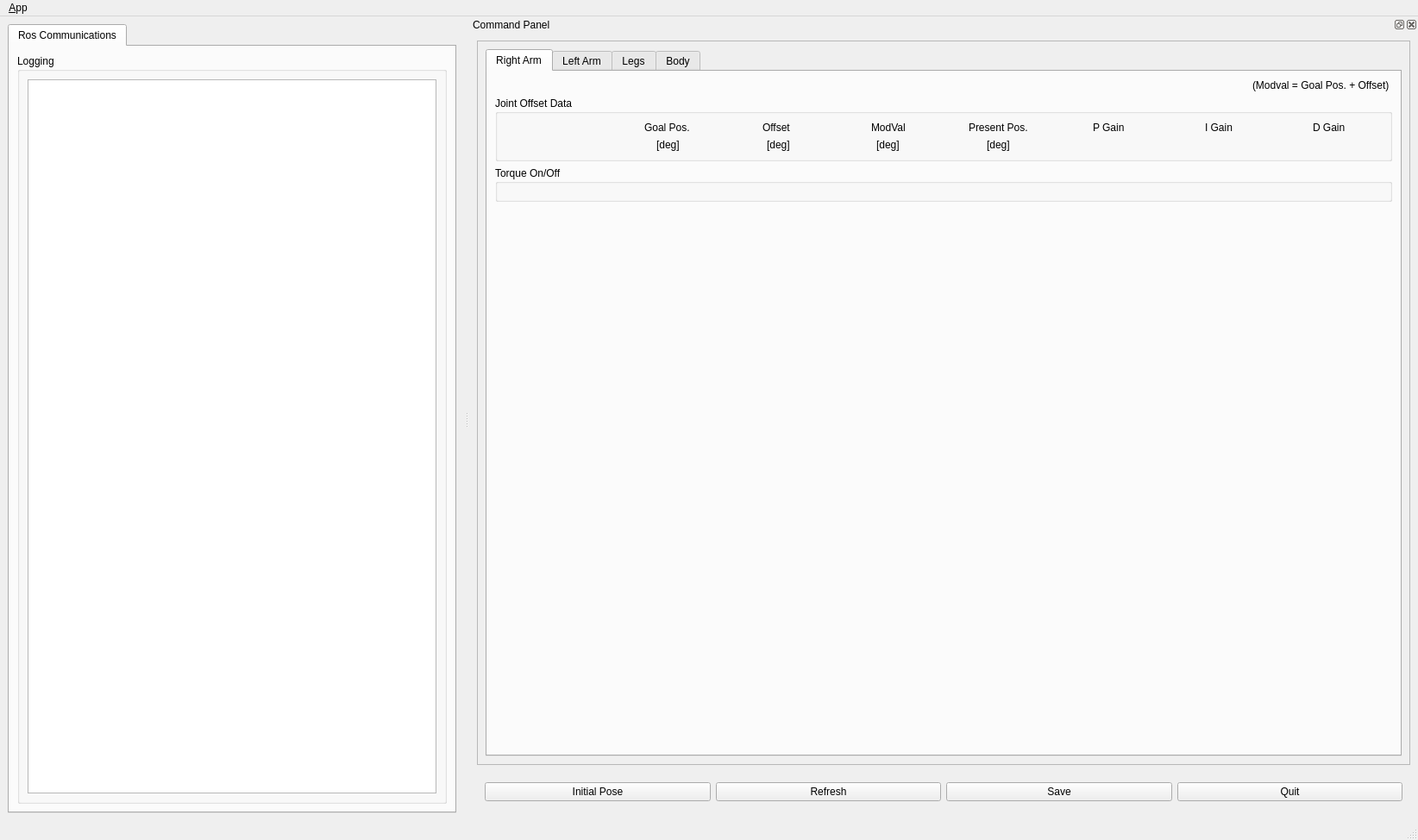
<?xml version="1.0" encoding="UTF-8"?>
<ui version="4.0">
 <class>MainWindowDesign</class>
 <widget class="QMainWindow" name="MainWindowDesign">
  <property name="geometry">
   <rect>
    <x>0</x>
    <y>0</y>
    <width>1644</width>
    <height>974</height>
   </rect>
  </property>
  <property name="sizePolicy">
   <sizepolicy hsizetype="Expanding" vsizetype="Expanding">
    <horstretch>0</horstretch>
    <verstretch>0</verstretch>
   </sizepolicy>
  </property>
  <property name="windowTitle">
   <string>Offset Tuner Client</string>
  </property>
  <property name="windowIcon">
   <iconset resource="../resources/images.qrc">
    <normaloff>:/images/icon.png</normaloff>:/images/icon.png</iconset>
  </property>
  <property name="locale">
   <locale language="English" country="Australia"/>
  </property>
  <widget class="QWidget" name="centralwidget">
   <layout class="QHBoxLayout" name="horizontalLayout_3">
    <item>
     <widget class="QTabWidget" name="tab_manager">
      <property name="sizePolicy">
       <sizepolicy hsizetype="Minimum" vsizetype="Preferred">
        <horstretch>0</horstretch>
        <verstretch>0</verstretch>
       </sizepolicy>
      </property>
      <property name="minimumSize">
       <size>
        <width>500</width>
        <height>0</height>
       </size>
      </property>
      <property name="maximumSize">
       <size>
        <width>16777215</width>
        <height>1000</height>
       </size>
      </property>
      <property name="locale">
       <locale language="English" country="Australia"/>
      </property>
      <property name="currentIndex">
       <number>0</number>
      </property>
      <widget class="QWidget" name="tab_status">
       <attribute name="title">
        <string>Ros Communications</string>
       </attribute>
       <layout class="QVBoxLayout" name="verticalLayout_2">
        <item>
         <widget class="QGroupBox" name="logging_groupBox">
          <property name="sizePolicy">
           <sizepolicy hsizetype="MinimumExpanding" vsizetype="Preferred">
            <horstretch>0</horstretch>
            <verstretch>0</verstretch>
           </sizepolicy>
          </property>
          <property name="title">
           <string>Logging</string>
          </property>
          <layout class="QGridLayout" name="gridLayout_3">
           <item row="0" column="0">
            <widget class="QListView" name="view_logging"/>
           </item>
          </layout>
         </widget>
        </item>
       </layout>
      </widget>
     </widget>
    </item>
   </layout>
  </widget>
  <widget class="QMenuBar" name="menubar">
   <property name="geometry">
    <rect>
     <x>0</x>
     <y>0</y>
     <width>1644</width>
     <height>25</height>
    </rect>
   </property>
   <widget class="QMenu" name="menu_File">
    <property name="title">
     <string>&amp;App</string>
    </property>
    <addaction name="action_Preferences"/>
    <addaction name="separator"/>
    <addaction name="actionAbout"/>
    <addaction name="actionAbout_Qt"/>
    <addaction name="separator"/>
    <addaction name="action_Quit"/>
   </widget>
   <addaction name="menu_File"/>
  </widget>
  <widget class="QStatusBar" name="statusbar"/>
  <widget class="QDockWidget" name="dock_status">
   <property name="sizePolicy">
    <sizepolicy hsizetype="Minimum" vsizetype="Preferred">
     <horstretch>0</horstretch>
     <verstretch>0</verstretch>
    </sizepolicy>
   </property>
   <property name="minimumSize">
    <size>
     <width>1100</width>
     <height>878</height>
    </size>
   </property>
   <property name="allowedAreas">
    <set>Qt::RightDockWidgetArea</set>
   </property>
   <property name="windowTitle">
    <string>Command Panel</string>
   </property>
   <attribute name="dockWidgetArea">
    <number>2</number>
   </attribute>
   <widget class="QWidget" name="dockWidgetContents_2">
    <property name="sizePolicy">
     <sizepolicy hsizetype="Minimum" vsizetype="Preferred">
      <horstretch>0</horstretch>
      <verstretch>0</verstretch>
     </sizepolicy>
    </property>
    <layout class="QVBoxLayout" name="verticalLayout">
     <item>
      <widget class="QFrame" name="frame">
       <property name="sizePolicy">
        <sizepolicy hsizetype="Minimum" vsizetype="Minimum">
         <horstretch>0</horstretch>
         <verstretch>0</verstretch>
        </sizepolicy>
       </property>
       <property name="maximumSize">
        <size>
         <width>16777215</width>
         <height>1000</height>
        </size>
       </property>
       <property name="frameShape">
        <enum>QFrame::StyledPanel</enum>
       </property>
       <property name="frameShadow">
        <enum>QFrame::Raised</enum>
       </property>
       <layout class="QVBoxLayout" name="verticalLayout_3">
        <item>
         <widget class="QTabWidget" name="tab">
          <property name="sizePolicy">
           <sizepolicy hsizetype="Minimum" vsizetype="Minimum">
            <horstretch>0</horstretch>
            <verstretch>0</verstretch>
           </sizepolicy>
          </property>
          <property name="minimumSize">
           <size>
            <width>0</width>
            <height>0</height>
           </size>
          </property>
          <property name="maximumSize">
           <size>
            <width>16777215</width>
            <height>3000</height>
           </size>
          </property>
          <property name="currentIndex">
           <number>0</number>
          </property>
          <widget class="QWidget" name="right_arm_tab">
           <attribute name="title">
            <string>Right Arm</string>
           </attribute>
           <layout class="QVBoxLayout" name="verticalLayout_4">
            <item alignment="Qt::AlignRight">
             <widget class="QLabel" name="right_arm_modval">
              <property name="maximumSize">
               <size>
                <width>16777215</width>
                <height>20</height>
               </size>
              </property>
              <property name="text">
               <string>(Modval = Goal Pos. + Offset) </string>
              </property>
             </widget>
            </item>
            <item>
             <widget class="QGroupBox" name="right_arm_group">
              <property name="sizePolicy">
               <sizepolicy hsizetype="Minimum" vsizetype="Minimum">
                <horstretch>0</horstretch>
                <verstretch>0</verstretch>
               </sizepolicy>
              </property>
              <property name="maximumSize">
               <size>
                <width>16777215</width>
                <height>350</height>
               </size>
              </property>
              <property name="title">
               <string>Joint Offset Data</string>
              </property>
              <layout class="QGridLayout" name="gridLayout">
               <item row="1" column="4" alignment="Qt::AlignHCenter">
                <widget class="QLabel" name="r_arm_present_pos">
                 <property name="text">
                  <string>Present Pos.</string>
                 </property>
                </widget>
               </item>
               <item row="2" column="2" alignment="Qt::AlignHCenter">
                <widget class="QLabel" name="r_arm_deg_2">
                 <property name="text">
                  <string>[deg]</string>
                 </property>
                </widget>
               </item>
               <item row="1" column="3" alignment="Qt::AlignHCenter">
                <widget class="QLabel" name="r_arm_modval">
                 <property name="text">
                  <string>ModVal</string>
                 </property>
                </widget>
               </item>
               <item row="1" column="2" alignment="Qt::AlignHCenter">
                <widget class="QLabel" name="r_arm_offset">
                 <property name="text">
                  <string>Offset </string>
                 </property>
                </widget>
               </item>
               <item row="2" column="4" alignment="Qt::AlignHCenter">
                <widget class="QLabel" name="r_arm_deg_4">
                 <property name="text">
                  <string>[deg]</string>
                 </property>
                </widget>
               </item>
               <item row="2" column="3" alignment="Qt::AlignHCenter">
                <widget class="QLabel" name="r_arm_deg_3">
                 <property name="text">
                  <string>[deg]</string>
                 </property>
                </widget>
               </item>
               <item row="1" column="7" alignment="Qt::AlignHCenter">
                <widget class="QLabel" name="r_arm_d_gain">
                 <property name="text">
                  <string>D Gain</string>
                 </property>
                </widget>
               </item>
               <item row="1" column="5" alignment="Qt::AlignHCenter">
                <widget class="QLabel" name="r_arm_p_gain">
                 <property name="text">
                  <string>P Gain</string>
                 </property>
                </widget>
               </item>
               <item row="1" column="6" alignment="Qt::AlignHCenter">
                <widget class="QLabel" name="r_arm_i_gain">
                 <property name="text">
                  <string>I Gain</string>
                 </property>
                </widget>
               </item>
               <item row="1" column="1" alignment="Qt::AlignHCenter">
                <widget class="QLabel" name="r_arm_goal_pos">
                 <property name="text">
                  <string>Goal Pos. </string>
                 </property>
                </widget>
               </item>
               <item row="2" column="1" alignment="Qt::AlignHCenter|Qt::AlignBottom">
                <widget class="QLabel" name="r_arm_deg_1">
                 <property name="text">
                  <string>[deg]</string>
                 </property>
                </widget>
               </item>
               <item row="1" column="0">
                <widget class="QLabel" name="label">
                 <property name="text">
                  <string/>
                 </property>
                </widget>
               </item>
               <item row="2" column="0">
                <widget class="QLabel" name="label_2">
                 <property name="text">
                  <string/>
                 </property>
                </widget>
               </item>
              </layout>
             </widget>
            </item>
            <item>
             <widget class="QGroupBox" name="right_arm_torque">
              <property name="sizePolicy">
               <sizepolicy hsizetype="Preferred" vsizetype="Preferred">
                <horstretch>0</horstretch>
                <verstretch>0</verstretch>
               </sizepolicy>
              </property>
              <property name="maximumSize">
               <size>
                <width>2100</width>
                <height>200</height>
               </size>
              </property>
              <property name="title">
               <string>Torque On/Off</string>
              </property>
              <layout class="QGridLayout" name="gridLayout_2"/>
             </widget>
            </item>
            <item>
             <spacer name="verticalSpacer">
              <property name="orientation">
               <enum>Qt::Vertical</enum>
              </property>
              <property name="sizeHint" stdset="0">
               <size>
                <width>20</width>
                <height>40</height>
               </size>
              </property>
             </spacer>
            </item>
           </layout>
          </widget>
          <widget class="QWidget" name="left_arm_tab">
           <attribute name="title">
            <string>Left Arm</string>
           </attribute>
           <layout class="QVBoxLayout" name="verticalLayout_5">
            <item alignment="Qt::AlignRight">
             <widget class="QLabel" name="left_arm_modval">
              <property name="text">
               <string>(Modval = Goal Pos. + Offset) </string>
              </property>
             </widget>
            </item>
            <item>
             <widget class="QGroupBox" name="left_arm_group">
              <property name="sizePolicy">
               <sizepolicy hsizetype="Minimum" vsizetype="Minimum">
                <horstretch>0</horstretch>
                <verstretch>0</verstretch>
               </sizepolicy>
              </property>
              <property name="maximumSize">
               <size>
                <width>16777215</width>
                <height>350</height>
               </size>
              </property>
              <property name="title">
               <string>Joint Offset Data</string>
              </property>
              <layout class="QGridLayout" name="gridLayout_4">
               <item row="0" column="6" alignment="Qt::AlignHCenter">
                <widget class="QLabel" name="l_arm_i_gain">
                 <property name="text">
                  <string>I Gain</string>
                 </property>
                </widget>
               </item>
               <item row="0" column="4" alignment="Qt::AlignHCenter">
                <widget class="QLabel" name="l_arm_present_pos">
                 <property name="text">
                  <string>Present Pos.</string>
                 </property>
                </widget>
               </item>
               <item row="0" column="1" alignment="Qt::AlignHCenter">
                <widget class="QLabel" name="l_arm_goal_pos">
                 <property name="text">
                  <string>Goal Pos.</string>
                 </property>
                </widget>
               </item>
               <item row="0" column="3" alignment="Qt::AlignHCenter">
                <widget class="QLabel" name="l_arm_modval">
                 <property name="text">
                  <string>ModVal</string>
                 </property>
                </widget>
               </item>
               <item row="0" column="5" alignment="Qt::AlignHCenter">
                <widget class="QLabel" name="l_arm_p_gain">
                 <property name="text">
                  <string>P Gain</string>
                 </property>
                </widget>
               </item>
               <item row="1" column="1" alignment="Qt::AlignHCenter">
                <widget class="QLabel" name="l_arm_deg_1">
                 <property name="text">
                  <string>[deg]</string>
                 </property>
                </widget>
               </item>
               <item row="0" column="2" alignment="Qt::AlignHCenter">
                <widget class="QLabel" name="l_arm_offset">
                 <property name="text">
                  <string>Offset</string>
                 </property>
                </widget>
               </item>
               <item row="1" column="4" alignment="Qt::AlignHCenter">
                <widget class="QLabel" name="l_arm_deg_4">
                 <property name="text">
                  <string>[deg]</string>
                 </property>
                </widget>
               </item>
               <item row="1" column="3" alignment="Qt::AlignHCenter">
                <widget class="QLabel" name="l_arm_deg_3">
                 <property name="text">
                  <string>[deg]</string>
                 </property>
                </widget>
               </item>
               <item row="1" column="2" alignment="Qt::AlignHCenter">
                <widget class="QLabel" name="l_arm_deg_2">
                 <property name="text">
                  <string>[deg]</string>
                 </property>
                </widget>
               </item>
               <item row="0" column="7" alignment="Qt::AlignHCenter">
                <widget class="QLabel" name="l_arm_d_gain">
                 <property name="text">
                  <string>D Gain</string>
                 </property>
                </widget>
               </item>
               <item row="1" column="0">
                <widget class="QLabel" name="label_4">
                 <property name="text">
                  <string/>
                 </property>
                </widget>
               </item>
               <item row="0" column="0">
                <widget class="QLabel" name="label_3">
                 <property name="text">
                  <string/>
                 </property>
                </widget>
               </item>
              </layout>
             </widget>
            </item>
            <item>
             <widget class="QGroupBox" name="left_arm_torque">
              <property name="maximumSize">
               <size>
                <width>2000</width>
                <height>150</height>
               </size>
              </property>
              <property name="title">
               <string>Torque On/Off</string>
              </property>
              <layout class="QGridLayout" name="gridLayout_5"/>
             </widget>
            </item>
            <item>
             <spacer name="verticalSpacer_2">
              <property name="orientation">
               <enum>Qt::Vertical</enum>
              </property>
              <property name="sizeHint" stdset="0">
               <size>
                <width>20</width>
                <height>40</height>
               </size>
              </property>
             </spacer>
            </item>
           </layout>
          </widget>
          <widget class="QWidget" name="leg_tab">
           <attribute name="title">
            <string>Legs</string>
           </attribute>
           <layout class="QGridLayout" name="gridLayout_6">
            <item row="0" column="0" alignment="Qt::AlignRight">
             <widget class="QLabel" name="leg_modval">
              <property name="text">
               <string>(Modval = Goal Pos. + Offset) </string>
              </property>
             </widget>
            </item>
            <item row="3" column="0">
             <spacer name="verticalSpacer_3">
              <property name="orientation">
               <enum>Qt::Vertical</enum>
              </property>
              <property name="sizeHint" stdset="0">
               <size>
                <width>20</width>
                <height>40</height>
               </size>
              </property>
             </spacer>
            </item>
            <item row="1" column="0">
             <widget class="QGroupBox" name="leg_group">
              <property name="title">
               <string>Joint Offset Data</string>
              </property>
              <layout class="QGridLayout" name="gridLayout_7">
               <item row="1" column="4" alignment="Qt::AlignHCenter">
                <widget class="QLabel" name="leg_deg_4">
                 <property name="text">
                  <string>[deg]</string>
                 </property>
                </widget>
               </item>
               <item row="0" column="3" alignment="Qt::AlignHCenter">
                <widget class="QLabel" name="leg_modval_2">
                 <property name="text">
                  <string>Modval</string>
                 </property>
                </widget>
               </item>
               <item row="0" column="2" alignment="Qt::AlignHCenter">
                <widget class="QLabel" name="leg_offset">
                 <property name="text">
                  <string>Offset</string>
                 </property>
                </widget>
               </item>
               <item row="1" column="3" alignment="Qt::AlignHCenter">
                <widget class="QLabel" name="leg_deg_3">
                 <property name="text">
                  <string>[deg]</string>
                 </property>
                </widget>
               </item>
               <item row="0" column="5" alignment="Qt::AlignHCenter">
                <widget class="QLabel" name="leg_p_gain">
                 <property name="text">
                  <string>P Gain</string>
                 </property>
                </widget>
               </item>
               <item row="1" column="2" alignment="Qt::AlignHCenter">
                <widget class="QLabel" name="leg_deg_2">
                 <property name="text">
                  <string>[deg]</string>
                 </property>
                </widget>
               </item>
               <item row="0" column="6" alignment="Qt::AlignHCenter">
                <widget class="QLabel" name="leg_i_gain">
                 <property name="text">
                  <string>I Gain</string>
                 </property>
                </widget>
               </item>
               <item row="1" column="1" alignment="Qt::AlignHCenter">
                <widget class="QLabel" name="leg_deg_1">
                 <property name="text">
                  <string>[deg]</string>
                 </property>
                </widget>
               </item>
               <item row="0" column="4" alignment="Qt::AlignHCenter">
                <widget class="QLabel" name="leg_present_pos">
                 <property name="text">
                  <string>Present Pos.</string>
                 </property>
                </widget>
               </item>
               <item row="0" column="1" alignment="Qt::AlignHCenter">
                <widget class="QLabel" name="leg_goal_pos">
                 <property name="text">
                  <string>Goal Pos.</string>
                 </property>
                </widget>
               </item>
               <item row="0" column="7" alignment="Qt::AlignHCenter">
                <widget class="QLabel" name="leg_d_gain">
                 <property name="text">
                  <string>D Gain</string>
                 </property>
                </widget>
               </item>
               <item row="1" column="0">
                <widget class="QLabel" name="label_6">
                 <property name="text">
                  <string/>
                 </property>
                </widget>
               </item>
               <item row="0" column="0">
                <widget class="QLabel" name="label_5">
                 <property name="text">
                  <string/>
                 </property>
                </widget>
               </item>
              </layout>
             </widget>
            </item>
            <item row="2" column="0">
             <widget class="QGroupBox" name="leg_torque">
              <property name="title">
               <string>Torque On/Off</string>
              </property>
              <layout class="QGridLayout" name="gridLayout_8"/>
             </widget>
            </item>
           </layout>
          </widget>
          <widget class="QWidget" name="body_tab">
           <attribute name="title">
            <string>Body</string>
           </attribute>
           <layout class="QGridLayout" name="gridLayout_9">
            <item row="3" column="0">
             <spacer name="verticalSpacer_4">
              <property name="orientation">
               <enum>Qt::Vertical</enum>
              </property>
              <property name="sizeHint" stdset="0">
               <size>
                <width>20</width>
                <height>40</height>
               </size>
              </property>
             </spacer>
            </item>
            <item row="0" column="0" alignment="Qt::AlignRight">
             <widget class="QLabel" name="body_modval">
              <property name="text">
               <string>(Modval = Goal Pos. + Offset) </string>
              </property>
             </widget>
            </item>
            <item row="1" column="0">
             <widget class="QGroupBox" name="body_group">
              <property name="title">
               <string>Joint Offset Data</string>
              </property>
              <layout class="QGridLayout" name="gridLayout_10">
               <item row="0" column="6" alignment="Qt::AlignHCenter">
                <widget class="QLabel" name="body_i_gain">
                 <property name="text">
                  <string>I Gain</string>
                 </property>
                </widget>
               </item>
               <item row="0" column="5" alignment="Qt::AlignHCenter">
                <widget class="QLabel" name="body_p_gain">
                 <property name="text">
                  <string>P Gain</string>
                 </property>
                </widget>
               </item>
               <item row="0" column="4" alignment="Qt::AlignHCenter">
                <widget class="QLabel" name="body_preset_pos">
                 <property name="text">
                  <string>Present Pos.</string>
                 </property>
                </widget>
               </item>
               <item row="1" column="3" alignment="Qt::AlignHCenter">
                <widget class="QLabel" name="body_deg_3">
                 <property name="text">
                  <string>[deg]</string>
                 </property>
                </widget>
               </item>
               <item row="0" column="3" alignment="Qt::AlignHCenter">
                <widget class="QLabel" name="body_modval_2">
                 <property name="text">
                  <string>Modval</string>
                 </property>
                </widget>
               </item>
               <item row="1" column="2" alignment="Qt::AlignHCenter">
                <widget class="QLabel" name="body_deg_2">
                 <property name="text">
                  <string>[deg]</string>
                 </property>
                </widget>
               </item>
               <item row="0" column="7" alignment="Qt::AlignHCenter">
                <widget class="QLabel" name="body_d_gain">
                 <property name="text">
                  <string>D Gain</string>
                 </property>
                </widget>
               </item>
               <item row="0" column="2" alignment="Qt::AlignHCenter">
                <widget class="QLabel" name="body_offset">
                 <property name="text">
                  <string>Offset</string>
                 </property>
                </widget>
               </item>
               <item row="0" column="1" alignment="Qt::AlignHCenter">
                <widget class="QLabel" name="body_goal_pos">
                 <property name="text">
                  <string>Goal Pos.</string>
                 </property>
                </widget>
               </item>
               <item row="1" column="1" alignment="Qt::AlignHCenter">
                <widget class="QLabel" name="body_deg_1">
                 <property name="text">
                  <string>[deg]</string>
                 </property>
                </widget>
               </item>
               <item row="1" column="4" alignment="Qt::AlignHCenter">
                <widget class="QLabel" name="body_deg_4">
                 <property name="text">
                  <string>[deg]</string>
                 </property>
                </widget>
               </item>
               <item row="0" column="0">
                <widget class="QLabel" name="label_7">
                 <property name="text">
                  <string/>
                 </property>
                </widget>
               </item>
               <item row="1" column="0">
                <widget class="QLabel" name="label_8">
                 <property name="text">
                  <string/>
                 </property>
                </widget>
               </item>
              </layout>
             </widget>
            </item>
            <item row="2" column="0">
             <widget class="QGroupBox" name="body_torque">
              <property name="title">
               <string>Torque On/Off</string>
              </property>
              <layout class="QGridLayout" name="gridLayout_11">
               <item row="0" column="0">
                <widget class="QLabel" name="empty_1">
                 <property name="text">
                  <string/>
                 </property>
                </widget>
               </item>
               <item row="0" column="2">
                <widget class="QLabel" name="empty_3">
                 <property name="text">
                  <string/>
                 </property>
                </widget>
               </item>
               <item row="0" column="1">
                <widget class="QLabel" name="empty_2">
                 <property name="text">
                  <string/>
                 </property>
                </widget>
               </item>
              </layout>
             </widget>
            </item>
           </layout>
          </widget>
         </widget>
        </item>
       </layout>
      </widget>
     </item>
     <item>
      <widget class="QWidget" name="widget" native="true">
       <property name="sizePolicy">
        <sizepolicy hsizetype="Minimum" vsizetype="Minimum">
         <horstretch>0</horstretch>
         <verstretch>0</verstretch>
        </sizepolicy>
       </property>
       <property name="maximumSize">
        <size>
         <width>16777215</width>
         <height>50</height>
        </size>
       </property>
       <layout class="QHBoxLayout" name="horizontalLayout">
        <item>
         <widget class="QPushButton" name="inipose_button">
          <property name="text">
           <string>Initial Pose</string>
          </property>
         </widget>
        </item>
        <item>
         <widget class="QPushButton" name="refresh_button">
          <property name="text">
           <string>Refresh</string>
          </property>
         </widget>
        </item>
        <item>
         <widget class="QPushButton" name="save_button">
          <property name="text">
           <string>Save</string>
          </property>
         </widget>
        </item>
        <item>
         <widget class="QPushButton" name="quit_button">
          <property name="text">
           <string>Quit</string>
          </property>
         </widget>
        </item>
       </layout>
      </widget>
     </item>
    </layout>
   </widget>
  </widget>
  <action name="action_Quit">
   <property name="text">
    <string>&amp;Quit</string>
   </property>
   <property name="shortcut">
    <string>Ctrl+Q</string>
   </property>
   <property name="shortcutContext">
    <enum>Qt::ApplicationShortcut</enum>
   </property>
  </action>
  <action name="action_Preferences">
   <property name="text">
    <string>&amp;Preferences</string>
   </property>
  </action>
  <action name="actionAbout">
   <property name="text">
    <string>&amp;About</string>
   </property>
  </action>
  <action name="actionAbout_Qt">
   <property name="text">
    <string>About &amp;Qt</string>
   </property>
  </action>
 </widget>
 <resources>
  <include location="../resources/images.qrc"/>
 </resources>
 <connections>
  <connection>
   <sender>action_Quit</sender>
   <signal>triggered()</signal>
   <receiver>MainWindowDesign</receiver>
   <slot>close()</slot>
   <hints>
    <hint type="sourcelabel">
     <x>-1</x>
     <y>-1</y>
    </hint>
    <hint type="destinationlabel">
     <x>399</x>
     <y>299</y>
    </hint>
   </hints>
  </connection>
  <connection>
   <sender>quit_button</sender>
   <signal>clicked()</signal>
   <receiver>MainWindowDesign</receiver>
   <slot>close()</slot>
   <hints>
    <hint type="sourcelabel">
     <x>859</x>
     <y>552</y>
    </hint>
    <hint type="destinationlabel">
     <x>469</x>
     <y>299</y>
    </hint>
   </hints>
  </connection>
 </connections>
</ui>
